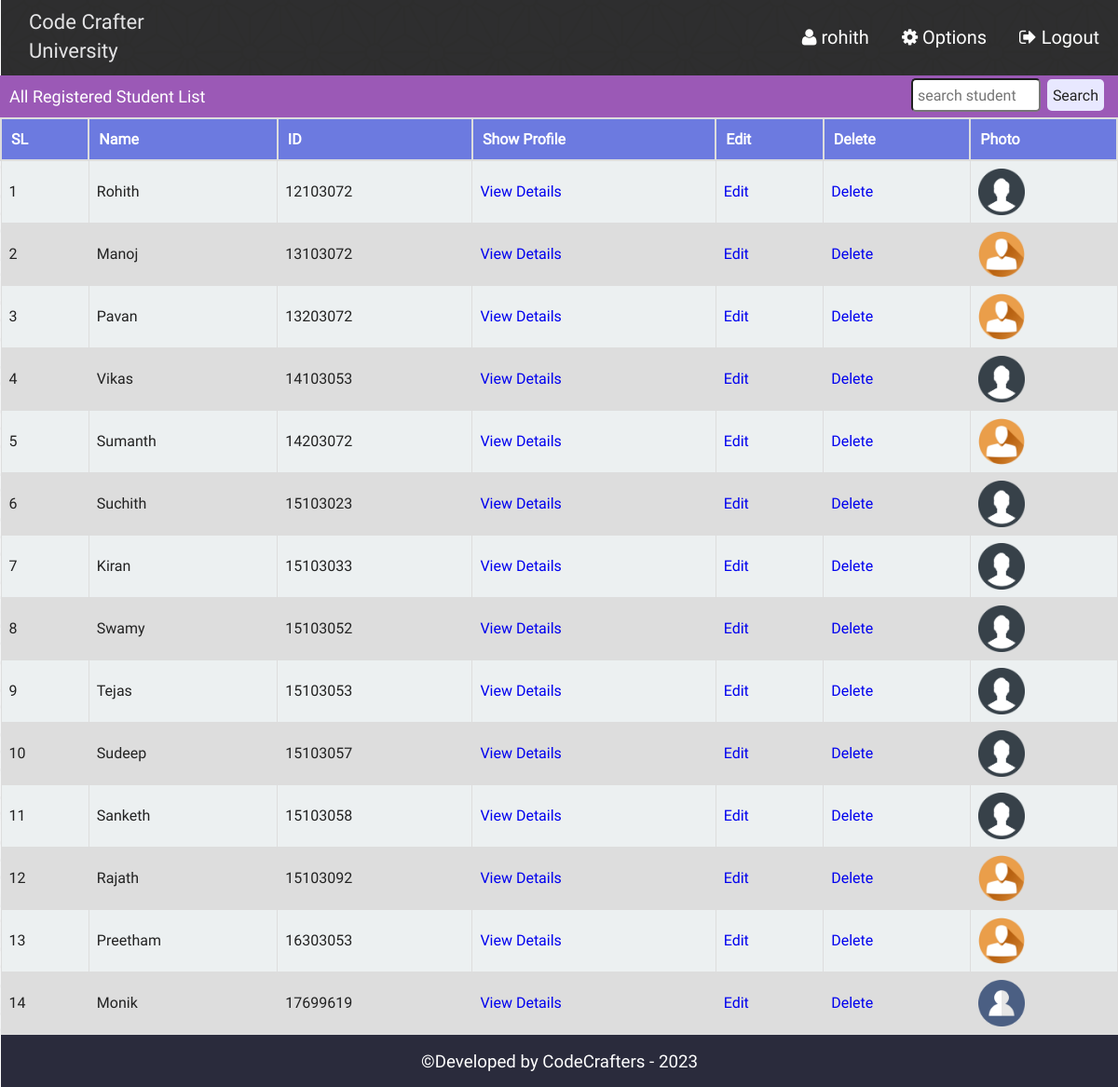
Screenshot of /admin/admin_all_student.php (signed in) with the database file from the repository.
### tables this page shows
CREATE TABLE `st_info` (
  `st_id` int(11) NOT NULL,
  `name` varchar(100) NOT NULL,
  `password` varchar(32) NOT NULL,
  `email` varchar(50) NOT NULL,
  `bday` date NOT NULL,
  `program` varchar(10) NOT NULL,
  `contact` varchar(20) NOT NULL,
  `gender` varchar(10) NOT NULL,
  `address` varchar(255) NOT NULL,
  `img` varchar(255) DEFAULT NULL
);

### admin/php/functions.php (called while the page is built, shortened)
<?php
class login_registration_class{
	public function get_all_student(){
		global $conn;
		$sql = "select * from st_info order by st_id ASC";
		$query = $conn->query($sql);
		return $query;
	}
	public function get_admin_session(){
		return @$_SESSION['admin_login'];
	}
};
?>

### admin/admin_all_student.php (the view, shortened to what this page needs)
<?php
	require "php/config.php";
	require_once "php/functions.php";
	$user = new login_registration_class();
	$admin_name = $_SESSION['admin_name'];
?>
<?php
include "php/headertop_admin.php";
?>
<div class="all_student">
	<div class="search_st">
		<div class="hdinfo"><h3>All Registered Student List</h3></div>
		<div class="search">
		<form action="admin_search_student.php" method="GET">
			<input type="text" name="src_student" placeholder="search student" />
			<input type="submit" value="Search" />
		</form>
		</div>
	</div>
		<table class="tab_one">
			<tr>
				<th>SL</th>
				<th>Name</th>
				<th>ID</th>
				<th>Show Profile</th>
				<th>Edit</th>
				<th>Delete</th>
				<th>Photo</th>
			</tr>
			<?php
			$i=0;
				$alluser = $user->get_all_student();
				while($rows = $alluser->fetch_assoc()){
				$i++;
			?>
			<tr>
				<td><?php echo $i; ?></td>
				<td><?php echo $rows['name'];?></td>
				<td><?php echo $rows['st_id'];?></td>
				<td><a href="admin_single_student.php?id=<?php echo $rows['st_id'];?>">View Details</a></td>
				<td><a href="admin_single_student_update.php?id=<?php echo $rows['st_id'];?>">Edit</a></td>
				<td><a href="admin_delete_student.php?id=<?php echo $rows['st_id'];?>">Delete</a></td>
				<td><img src="img/student/<?php echo $rows['img'];?>" width="50px" height="50px" title="<?php echo $rows['name'];?>" /></td>
			</tr>
			<?php } ?>
		</table>
</div>
<?php include "php/footerbottom.php";?>

### admin/php/headertop_admin.php (shortened to what this page needs)
<!Doctype html>
<html class="no-js" lang="">
    <head>
        <link rel="stylesheet" href="css/normalize.css">
        <link rel="stylesheet" href="font-awesome/css/font-awesome.min.css">
        <link rel="stylesheet" href="fonts/stylesheet.css">
        <link rel="stylesheet" href="css/style.css">
		<link rel="stylesheet" href="plugins/file-uploader/css/jquery.fileupload.css">
		<link rel="stylesheet" href="plugins/file-uploader/css/jquery.fileupload-ui.css">
    </head>
        <header class="container header_area" >
					<div class="uniname fix">
					<h2>Code Crafter <br> University</h2>
					</div>
				<div class="menu ">
					<ul>
						<?php if($user->get_admin_session()){ ?>
						<li><a href="admin_logout.php"><i class="fa fa-sign-out" aria-hidden="true"></i> Logout</a></li>
						<li><a href="admin.php"><i class="fa fa-cog" aria-hidden="true"></i> Options</a></li>
						<li><a href="admin.php"><i class="fa fa-user" aria-hidden="true"></i>
						<?php echo $admin_name; ?>
						</a></li>
						<?php } ?>
					</ul>
				</div>
					</header>

### admin/php/footerbottom.php
<footer class="container">
	<h3 style="text-align:center;background:#2A2B3C;margin:0;padding:15px;color:#fff;font-weight:normal">&copy;Developed by CodeCrafters - 2023 </h3>
</footer>
</html>

### admin/css/style.css (style rules this page uses)
html { color: #222; font-size: 1em; line-height: 1.4; }
audio, canvas, iframe, img, svg, video { vertical-align: middle; }
a { text-decoration:none; }
.fix { overflow:hidden; }
.container { display:block; background:#FFFFFF; border-left:1px solid #FFFFFF; }
.header_area { height:75px; padding-top:0.5%; background-color:rgba(0,0,0,0.9); opacity:0.9; }
.uniname { width:200px; height:75px; float:left; }
.uniname h2 { font-size:22px; font-weight:normal; color:#E3E3E5; margin-top: 1%; margin-left: 15%; }
.menu { float:right; }
.menu ul { color: #e3e3e5; list-style: outside none none; margin: 20px 20px 0 0; padding: 0; }
.menu>ul>li { float:right; display:block; }
.menu>ul>li a { color: #fff; font-size: 20px; text-decoration: none; margin-left: 35px; transition: 0.3s; }
.st_reg th, td { padding: 8px; }
table.tab_one { width:100%; }
table.tab_one th { background:#6c7ae0; padding:10px; font-weight:bold; text-align:left; color:white; }
table.tab_one td { border:1px solid #ddd; padding:8px; }
table.tab_one td a { text-decoration:none; }
table.tab_one tr:nth-child(odd) { background:#ddd; }
table.tab_one tr:nth-child(even) { background:#ecf0f1; }
.all_student { min-height:450px; }
.search_st { background:#9b59b6; height:45px; }
.search { float:right; }
.hdinfo { float:left; width:500px; }
.hdinfo h3 { font-size:18px; color:#fff; padding:10px; margin:0; font-weight:normal; }
.search input[type=text] { line-height: normal; padding: 5px; margin: 3px; border-radius:5px; width:125px; }
.search input[type=submit] { padding:6px; margin-right:15px; border:none; background:#E8E8FF; border-radius:5px; }
table.att_tab tr,td,th { border:2px solid #ddd; border-collapse:collapse; padding:8px; }

### rows the page displays
st_info: name "Rohith", st_id "12103072", img (picture)
st_info: name "Manoj", st_id "13103072", img (picture)
st_info: name "Pavan", st_id "13203072", img (picture)
st_info: name "Vikas", st_id "14103053", img (picture)
st_info: name "Sumanth", st_id "14203072", img (picture)
st_info: name "Suchith", st_id "15103023", img (picture)
st_info: name "Kiran", st_id "15103033", img (picture)
st_info: name "Swamy", st_id "15103052", img (picture)
st_info: name "Tejas", st_id "15103053", img (picture)
st_info: name "Sudeep", st_id "15103057", img (picture)
st_info: name "Sanketh", st_id "15103058", img (picture)
st_info: name "Rajath", st_id "15103092", img (picture)
st_info: name "Preetham", st_id "16303053", img (picture)
st_info: name "Monik", st_id "17699619", img (picture)

### other values shown
$admin_name "rohith"
